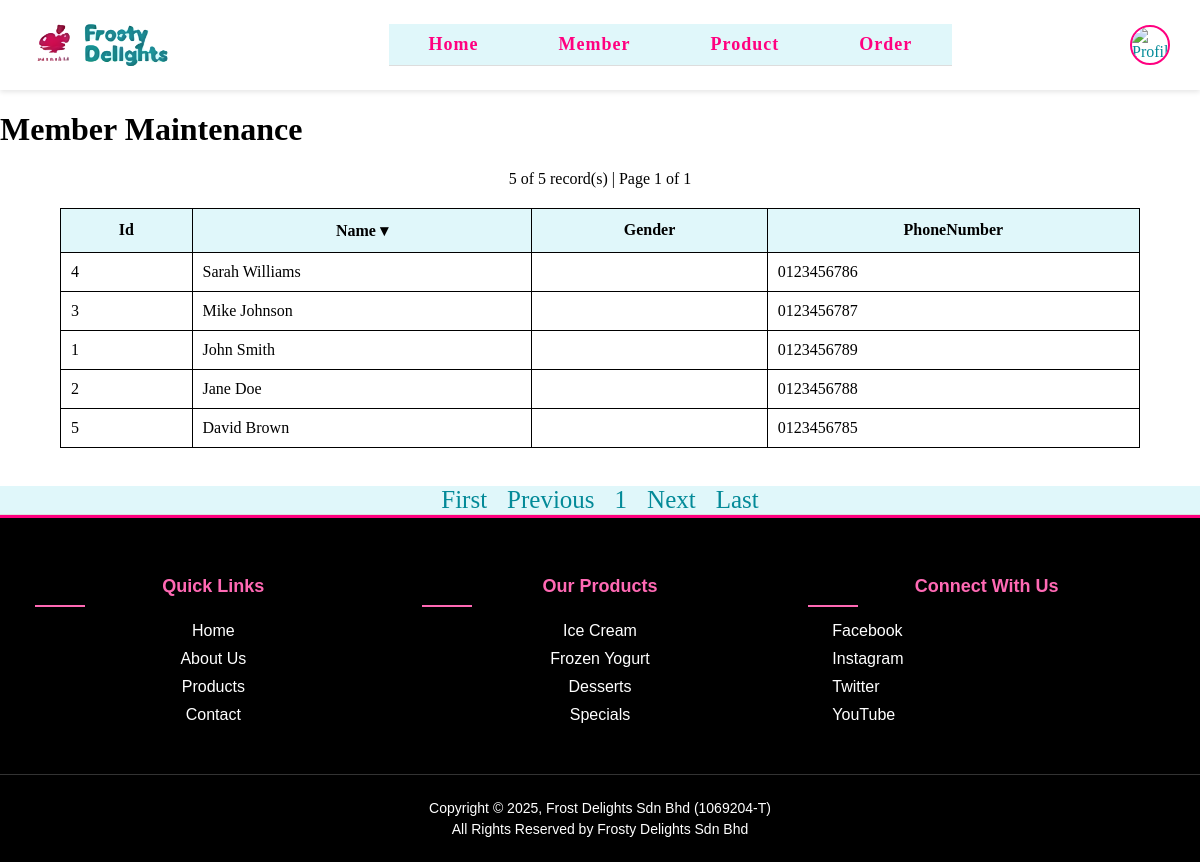
Page /modules/memberMain.php?sort=name&dir=desc&page=1 (signed in) on the committed database.
### tables this page shows
CREATE TABLE IF NOT EXISTS `customer` (
  `id` int(11) NOT NULL AUTO_INCREMENT,
  `name` text NOT NULL,
  `password` text NOT NULL,
  `phoneNumber` text NOT NULL,
  `email` text NOT NULL,
  `birthday` date NOT NULL,
  `profile_picture` varchar(255) DEFAULT NULL,
  `session_id` varchar(255) DEFAULT NULL,
  PRIMARY KEY (`id`)
);

### modules/memberMain.php (the view, shortened to what this page needs)
<?php
require '../base.php';
$fields = [
    'id'         => 'Id',
    'name'       => 'Name',
    'gender'     => 'Gender',
    'phoneNumber' => 'PhoneNumber',
];
$sort = req('sort');
key_exists($sort, $fields) || $sort = 'id';
$dir = req('dir');
in_array($dir, ['asc', 'desc']) || $dir = 'asc';
$page = req('page', 1);
require_once '../lib/SimplePager.php';
$p = new SimplePager("SELECT * FROM Customer ORDER BY $sort $dir", [], 10, $page);
$arr = $p->result;
include '../header.php';
?>
<!DOCTYPE html>
<html lang="en">
<head>
    <link rel="stylesheet" href="../css/style.css">
</head>
<body>
    <p class="pagination">
        <?= $p->count ?> of <?= $p->item_count ?> record(s) |
        Page <?= $p->page ?> of <?= $p->page_count ?>
    </p>
    <table class="table">
        <tr>
            <?= table_headers($fields, $sort, $dir, "page=$page") ?>
        </tr>
        <?php foreach ($arr as $s): ?>
        <tr>
            <td><?= $s->id ?></td>
            <td><?= $s->name ?></td>
            <td><?= $s->gender ?></td>
            <td><?= $s->phoneNumber ?></td>
        </tr>
        <?php endforeach ?>
    </table>
    <br>
    <?= $p->html("sort=$sort&dir=$dir") ?>
</body>
<?php
include '../footer.php';

### css/style.css (style rules this page uses)
:root { --primary-color: #ff0080; --primary-light: #ff69b4; --primary-dark: #d6006b; --secondary-color: #000; --text-color: #fff; --card-bg: #181818; --accent-color: #222; }
html, body { height: 100%; min-height: 100%; margin: 0; padding: 0; }
body { display: flex; flex-direction: column; min-height: 100vh; }
.pagination { text-align: center; margin: 15px auto; }
.table { width: 90%; border-collapse: collapse; margin: 20px auto; }
.table th, .table td { border: 1px solid #000; padding: 10px; }
* { outline: none; border: none; box-sizing: border-box; }

### rows in the picture
customer: id "4", name "Sarah Williams", phoneNumber "0123456786"
customer: id "3", name "Mike Johnson", phoneNumber "0123456787"
customer: id "1", name "John Smith", phoneNumber "0123456789"
customer: id "2", name "Jane Doe", phoneNumber "0123456788"
customer: id "5", name "David Brown", phoneNumber "0123456785"

### other values in the picture
$_title "Member Maintenance"
$p->count "5"
$p->item_count "5"
$p->page "1"
$p->page_count "1"
$v "Id"
$v "Name"
$v "Gender"
$v "PhoneNumber"
